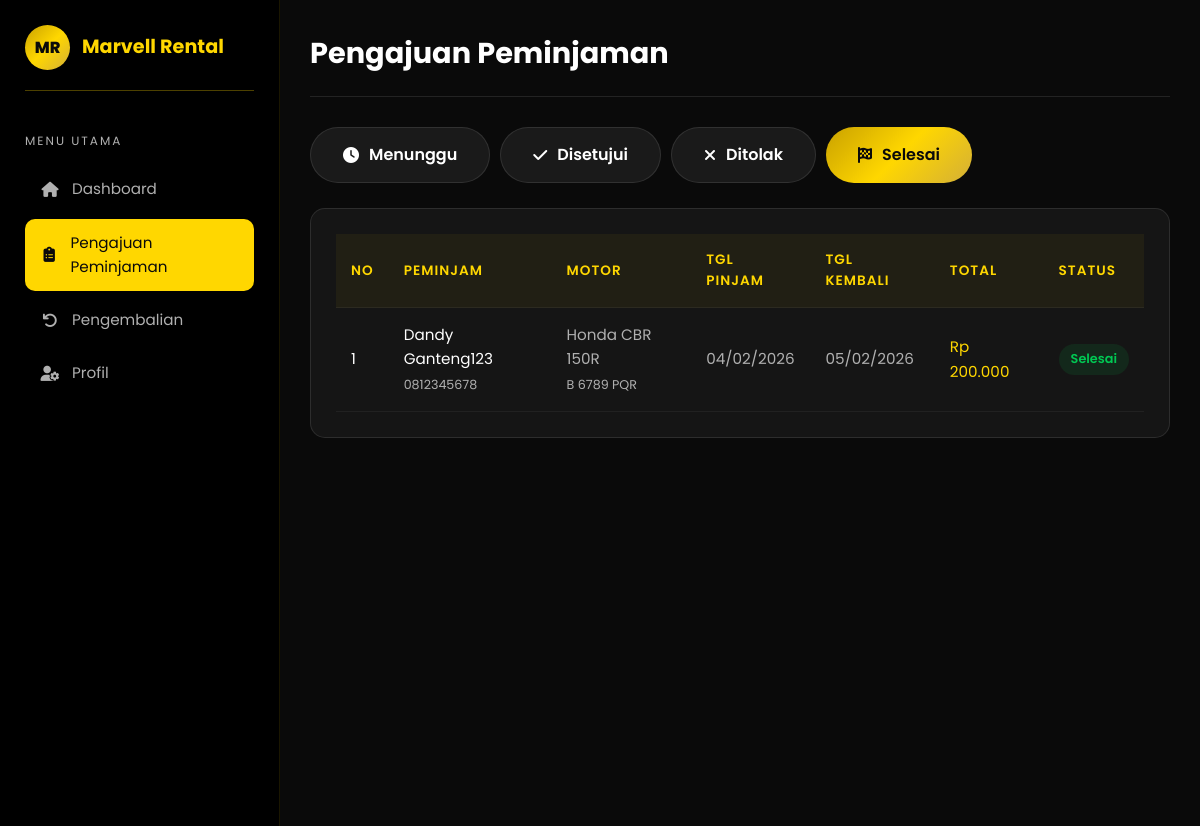
/petugas/peminjaman.php?filter=selesai (signed in), run on the app's committed database.
### tables this page shows
CREATE TABLE `peminjaman` (
  `id` int(11) NOT NULL,
  `user_id` int(11) NOT NULL,
  `motor_id` int(11) NOT NULL,
  `tanggal_pinjam` date NOT NULL,
  `tanggal_kembali` date NOT NULL,
  `tanggal_kembali_aktual` date DEFAULT NULL,
  `total_hari` int(11) NOT NULL,
  `total_harga` decimal(10,2) NOT NULL,
  `status` enum('menunggu','disetujui','ditolak','selesai') DEFAULT 'menunggu',
  `catatan` text DEFAULT NULL,
  `alasan_tolak` text DEFAULT NULL,
  `processed_by` int(11) DEFAULT NULL,
  `metode_pembayaran` enum('qris','bank_bca','bank_mandiri','bank_bri','tunai') DEFAULT NULL,
  `status_bayar` enum('belum_bayar','menunggu_verifikasi','lunas') DEFAULT 'belum_bayar',
  `bukti_bayar` varchar(255) DEFAULT NULL,
  `created_at` timestamp NOT NULL DEFAULT current_timestamp(),
  `updated_at` timestamp NOT NULL DEFAULT current_timestamp() ON UPDATE current_timestamp()
);

CREATE TABLE `users` (
  `id` int(11) NOT NULL,
  `nama` varchar(100) NOT NULL,
  `email` varchar(100) NOT NULL,
  `password` varchar(255) NOT NULL,
  `no_hp` varchar(20) DEFAULT NULL,
  `alamat` text DEFAULT NULL,
  `foto` varchar(255) DEFAULT NULL,
  `email_verified` tinyint(1) DEFAULT 0,
  `role` enum('admin','petugas','peminjam') NOT NULL DEFAULT 'peminjam',
  `created_at` timestamp NOT NULL DEFAULT current_timestamp(),
  `updated_at` timestamp NOT NULL DEFAULT current_timestamp() ON UPDATE current_timestamp()
);

CREATE TABLE `motor` (
  `id` int(11) NOT NULL,
  `nama_motor` varchar(100) NOT NULL,
  `jenis` enum('Matic','Sport','Supermoto') NOT NULL,
  `merk` varchar(50) NOT NULL,
  `tahun` int(11) DEFAULT NULL,
  `plat_nomor` varchar(20) DEFAULT NULL,
  `harga_per_hari` decimal(10,2) NOT NULL,
  `gambar` varchar(255) DEFAULT NULL,
  `deskripsi` text DEFAULT NULL,
  `status` enum('tersedia','disewa','maintenance') DEFAULT 'tersedia',
  `stok` int(11) DEFAULT 1,
  `created_at` timestamp NOT NULL DEFAULT current_timestamp(),
  `updated_at` timestamp NOT NULL DEFAULT current_timestamp() ON UPDATE current_timestamp()
);

### database/koneksi.php (called while the page is built, shortened)
<?php
function formatRupiah($angka)
{
    return 'Rp ' . number_format($angka, 0, ',', '.');
}
?>

### petugas/peminjaman.php (the view, shortened to what this page needs)
<?php
require_once '../database/koneksi.php';
$filter = $_GET['filter'] ?? 'menunggu';
$stmt = $pdo->prepare("
    SELECT p.*, u.nama as nama_peminjam, u.no_hp, u.alamat, m.nama_motor, m.jenis, m.plat_nomor, m.harga_per_hari,
           n.nomor_pesanan
    FROM peminjaman p
    JOIN users u ON p.user_id = u.id
    JOIN motor m ON p.motor_id = m.id
    LEFT JOIN nota n ON p.id = n.peminjaman_id
    WHERE p.status = ?
    ORDER BY p.created_at DESC
");
$stmt->execute([$filter]);
$pengajuan = $stmt->fetchAll();
?>
<!DOCTYPE html>
<html lang="id">
<head>
    <link rel="stylesheet" href="https://cdnjs.cloudflare.com/ajax/libs/font-awesome/6.4.0/css/all.min.css">
    <link rel="stylesheet" href="../assets/css/style.css">
</head>
<body>
    <div class="dashboard">
        <aside class="sidebar">
            <div class="sidebar-brand">
                <div class="sidebar-logo">MR</div>
                <span class="sidebar-title">Marvell Rental</span>
            </div>
            <div class="sidebar-menu">
                <p class="sidebar-menu-title">Menu Utama</p>
                <ul class="sidebar-nav">
                    <li><a href="index.php"><i class="fas fa-home"></i> Dashboard</a></li>
                    <li><a href="peminjaman.php" class="active"><i class="fas fa-clipboard-list"></i> Pengajuan
                            Peminjaman</a></li>
                    <li><a href="pengembalian.php"><i class="fas fa-undo"></i> Pengembalian</a></li>
                    <li><a href="profil.php"><i class="fas fa-user-cog"></i> Profil</a></li>
                </ul>
            </div>
        </aside>
        <main class="main-content">
            <div class="dashboard-header">
                <h1 class="dashboard-title">Pengajuan Peminjaman</h1>
            </div>
            <div style="display: flex; gap: 10px; margin-bottom: 25px; flex-wrap: wrap;">
                <a href="?filter=menunggu" class="btn <?= $filter === 'menunggu' ? 'btn-primary' : 'btn-secondary' ?>">
                    <i class="fas fa-clock"></i> Menunggu
                </a>
                <a href="?filter=disetujui"
                    class="btn <?= $filter === 'disetujui' ? 'btn-primary' : 'btn-secondary' ?>">
                    <i class="fas fa-check"></i> Disetujui
                </a>
                <a href="?filter=ditolak" class="btn <?= $filter === 'ditolak' ? 'btn-primary' : 'btn-secondary' ?>">
                    <i class="fas fa-times"></i> Ditolak
                </a>
                <a href="?filter=selesai" class="btn <?= $filter === 'selesai' ? 'btn-primary' : 'btn-secondary' ?>">
                    <i class="fas fa-flag-checkered"></i> Selesai
                </a>
            </div>
            <div class="table-container">
                <table class="table">
                    <thead>
                        <tr>
                            <th>No</th>
                            <th>Peminjam</th>
                            <th>Motor</th>
                            <th>Tgl Pinjam</th>
                            <th>Tgl Kembali</th>
                            <th>Total</th>
                            <th>Status</th>
                        </tr>
                    </thead>
                    <tbody>
                        <?php if (count($pengajuan) > 0): ?>
                            <?php foreach ($pengajuan as $i => $p): ?>
                                <tr>
                                    <td style="color: var(--text-primary);">
                                        <?= $i + 1 ?>
                                    </td>
                                    <td style="color: var(--text-primary);">
                                        <?= htmlspecialchars($p['nama_peminjam']) ?>
                                        <br><small style="color: var(--text-secondary);">
                                            <?= $p['no_hp'] ?>
                                        </small>
                                    </td>
                                    <td>
                                        <?= htmlspecialchars($p['nama_motor']) ?>
                                        <br><small style="color: var(--text-secondary);">
                                            <?= $p['plat_nomor'] ?>
                                        </small>
                                    </td>
                                    <td>
                                        <?= date('d/m/Y', strtotime($p['tanggal_pinjam'])) ?>
                                    </td>
                                    <td>
                                        <?= date('d/m/Y', strtotime($p['tanggal_kembali'])) ?>
                                    </td>
                                    <td style="color: var(--primary);">
                                        <?= formatRupiah($p['total_harga']) ?>
                                    </td>
                                    <td>
                                        <?php
                                        $badgeClass = match ($p['status']) {
                                            'menunggu' => 'badge-warning',
                                            'disetujui' => 'badge-info',
                                            'ditolak' => 'badge-danger',
                                            'selesai' => 'badge-success',
                                            default => 'badge-secondary'
                                        };
                                        ?>
                                        <span class="badge <?= $badgeClass ?>">
                                            <?= ucfirst($p['status']) ?>
                                        </span>
                                    </td>
                                </tr>
                            <?php endforeach; ?>
                        <?php else: ?>
                            <tr>
                                <td colspan="<?= $filter === 'menunggu' ? 8 : 7 ?>" class="text-center">Tidak ada data</td>
                            </tr>
                        <?php endif; ?>
                    </tbody>
                </table>
            </div>
        </main>
    </div>
    <button class="mobile-menu-btn"><i class="fas fa-bars"></i></button>
</body>
</html>

### assets/css/style.css (style rules this page uses)
:root { --primary: #FFD700; --primary-dark: #C9A100; --primary-light: #FFE44D; --secondary: #D4AF37; --secondary-dark: #996515; --bg-dark: #0a0a0a; --bg-darker: #000000; --bg-light: #1a1a1a; --bg-card: #151515; --bg-gold: linear-gradient(135deg, #C9A100 0%, #FFD700 50%, #D4AF37 100%); --bg-hero: linear-gradient(180deg, #1a1a0a 0%, #2a2510 50%, #1a1505 100%); --text-primary: #FFFFFF; --text-secondary: #B0B0B0; --text-dark: #0a0a0a; --text-gold: #FFD700; --accent-green: #00C853; --accent-red: #FF5252; --accent-orange: #FF9800; --shadow-gold: 0 4px 20px rgba(255, 215, 0, 0.3); --shadow-dark: 0 4px 20px rgba(0, 0, 0, 0.5); --shadow-card: 0 8px 32px rgba(0, 0, 0, 0.4); --border-gold: 1px solid rgba(255, 215, 0, 0.3); --border-light: 1px solid rgba(255, 255, 255, 0.1); --font-main: 'Poppins', 'Segoe UI', sans-serif; --transition: all 0.3s ease; --transition-slow: all 0.5s ease; }
* { margin: 0; padding: 0; box-sizing: border-box; }
html { scroll-behavior: smooth; }
body { font-family: var(--font-main); background: var(--bg-dark); color: var(--text-primary); line-height: 1.6; overflow-x: hidden; }
a { text-decoration: none; color: inherit; transition: var(--transition); }
ul { list-style: none; }
.btn { display: inline-flex; align-items: center; justify-content: center; gap: 10px; padding: 14px 32px; border-radius: 50px; font-size: 1rem; font-weight: 600; cursor: pointer; border: none; transition: var(--transition); }
.btn-primary { background: var(--bg-gold); color: var(--text-dark); }
.btn-secondary { background: var(--bg-light); color: var(--text-primary); border: var(--border-light); }
.dashboard { display: flex; min-height: 100vh; }
.sidebar { width: 280px; background: var(--bg-darker); padding: 25px; position: fixed; top: 0; left: 0; bottom: 0; overflow-y: auto; border-right: 1px solid rgba(255, 215, 0, 0.1); z-index: 100; }
.sidebar-brand { display: flex; align-items: center; gap: 12px; margin-bottom: 40px; padding-bottom: 20px; border-bottom: var(--border-gold); }
.sidebar-logo { width: 45px; height: 45px; background: var(--bg-gold); border-radius: 50%; display: flex; align-items: center; justify-content: center; font-weight: 800; font-size: 16px; color: var(--text-dark); }
.sidebar-title { font-size: 1.2rem; font-weight: 700; color: var(--primary); }
.sidebar-menu { margin-bottom: 30px; }
.sidebar-menu-title { font-size: 0.75rem; text-transform: uppercase; letter-spacing: 2px; color: var(--text-secondary); margin-bottom: 15px; }
.sidebar-nav li { margin-bottom: 5px; }
.sidebar-nav a { display: flex; align-items: center; gap: 12px; padding: 12px 15px; border-radius: 10px; color: var(--text-secondary); font-size: 0.95rem; transition: var(--transition); }
.sidebar-nav a:hover, .sidebar-nav a.active { background: rgba(255, 215, 0, 0.1); color: var(--primary); }
.sidebar-nav a.active { background: var(--primary); color: var(--text-dark); }
.sidebar-nav a i { width: 20px; text-align: center; }
.main-content { flex: 1; margin-left: 280px; padding: 30px; background: var(--bg-dark); min-height: 100vh; }
.dashboard-header { display: flex; align-items: center; justify-content: space-between; margin-bottom: 30px; padding-bottom: 20px; border-bottom: var(--border-light); }
.dashboard-title { font-size: 1.8rem; font-weight: 700; }
.table-container { background: var(--bg-card); border-radius: 15px; padding: 25px; border: var(--border-light); overflow-x: auto; }
.table { width: 100%; border-collapse: collapse; }
.table th, .table td { padding: 15px; text-align: left; border-bottom: 1px solid rgba(255, 255, 255, 0.05); }
.table th { background: rgba(255, 215, 0, 0.05); font-weight: 600; font-size: 0.85rem; text-transform: uppercase; letter-spacing: 1px; color: var(--primary); }
.table td { font-size: 0.95rem; color: var(--text-secondary); }
.badge { display: inline-block; padding: 5px 12px; border-radius: 20px; font-size: 0.8rem; font-weight: 600; }
.badge-success { background: rgba(0, 200, 83, 0.1); color: var(--accent-green); }

### data on the page
peminjaman: user.nama "Dandy Ganteng123", user.no_hp "0812345678", motor.nama_motor "Honda CBR 150R", motor.plat_nomor "B 6789 PQR", tanggal_pinjam "04/02/2026", tanggal_kembali "05/02/2026", total_harga "Rp 200.000", status "Selesai"
